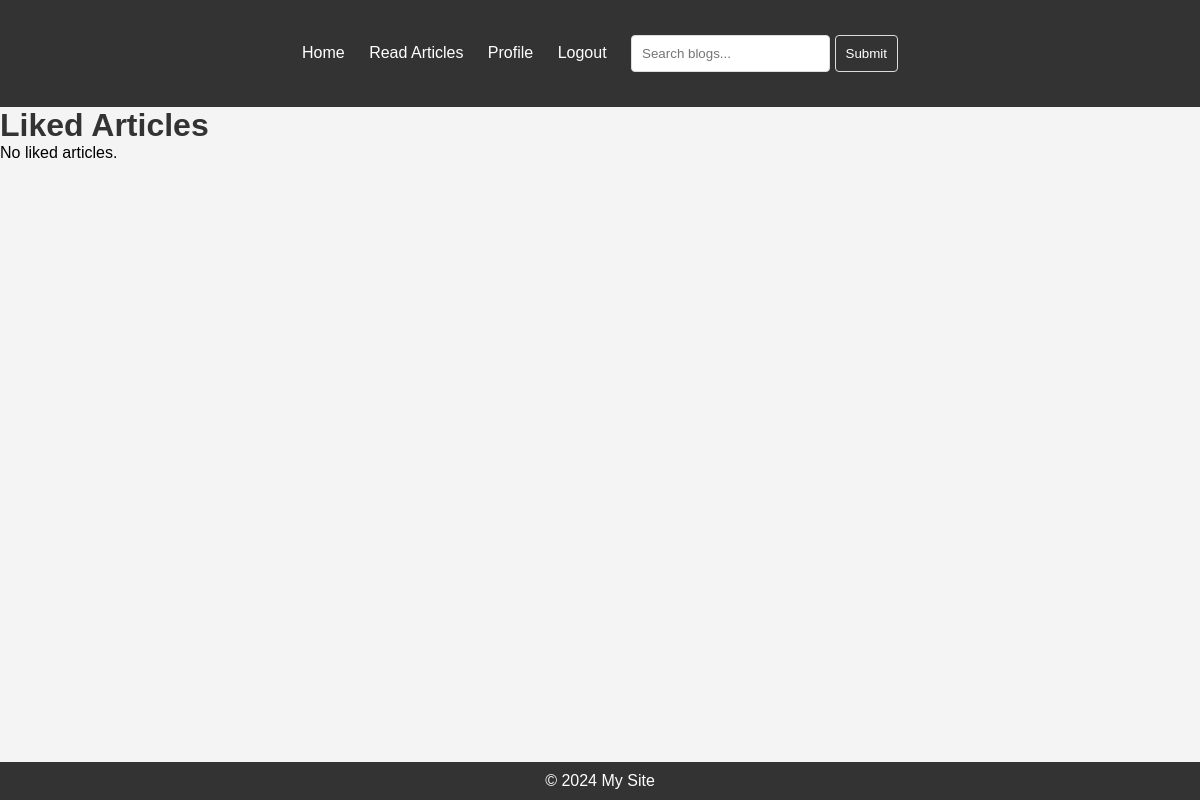
The app's page /blogs/liked-articles/ (signed in), older data.
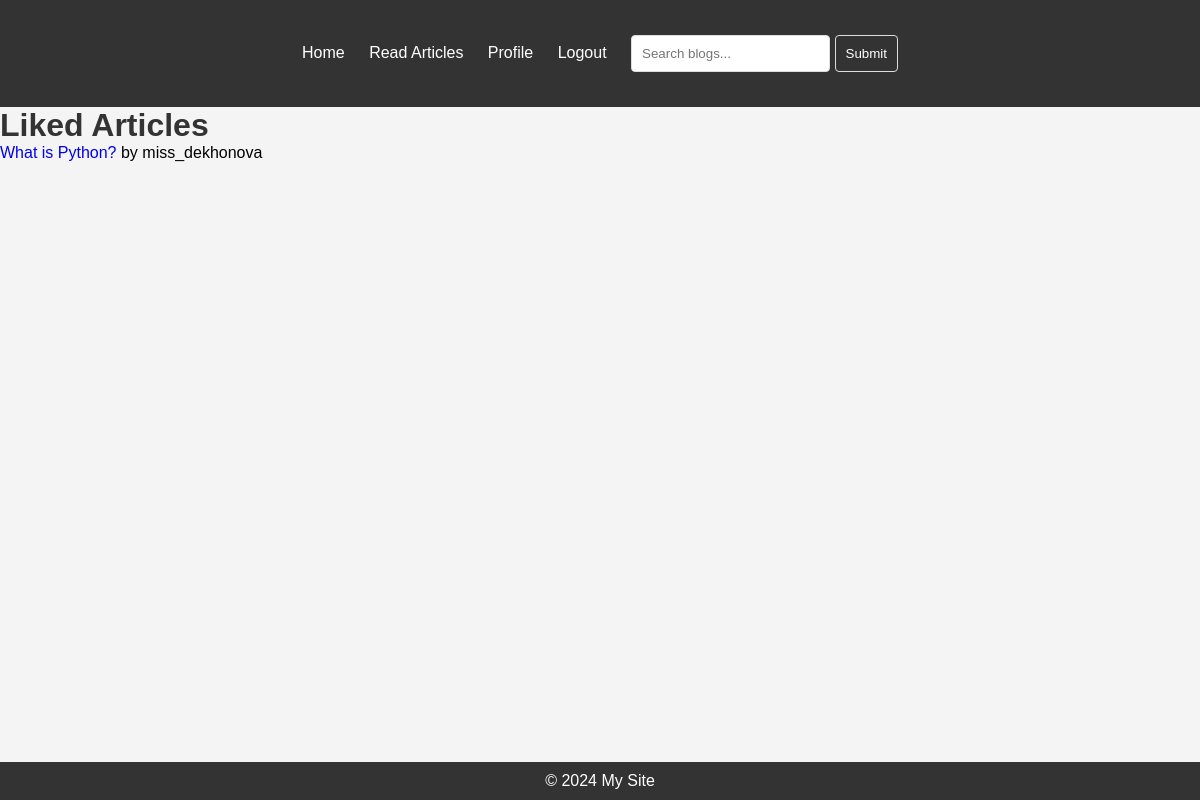
The same page, newer data.
### blogs/models.py (models this page shows, shortened)
class Articles(models.Model):
    title = models.CharField(max_length=256, blank=True, null=True)
    author = models.ForeignKey(settings.AUTH_USER_MODEL, on_delete=models.CASCADE)
    category = models.ForeignKey(Category, on_delete=models.CASCADE)
    text = models.TextField(blank=True, null=True)
    star_given = models.IntegerField(
        default=0,
        validators=[
            MinValueValidator(0),
            MaxValueValidator(5)
        ]
    )
    image = models.ImageField(upload_to='article_images/', blank=True, null=True,
                              default='default_images/not_available.png')
    created_at = models.DateTimeField(auto_now_add=True)
    updated_at = models.DateTimeField(auto_now=True)
    class Meta:
        db_table = 'articles'

### users/models.py (models this page shows, shortened)
class CustomUser(AbstractUser):
    image = models.ImageField(upload_to='users_images/', blank=True, null=True, default='default_images/user_image.png')
    groups = models.ManyToManyField(
        Group,
        related_name='custom_user_set',
        blank=True,
        help_text=(
            'The groups this user belongs to. A user will get all permissions '
            'granted to each of their groups.'
        ),
        related_query_name='custom_user',
    )
    user_permissions = models.ManyToManyField(
        Permission,
        related_name='custom_user_set',
        blank=True,
        help_text='Specific permissions for this user.',
        related_query_name='custom_user',
    )
    class Meta:
        db_table = 'customuser'

### blogs/views.py (the view)
# urls.py: path('liked-articles/', LikedArticlesView.as_view(), name='liked-articles'),
class LikedArticlesView(View):
    def get(self, request):
        interactions = UserArticleInteraction.objects.filter(user=request.user, liked=True)
        articles = [interaction.article for interaction in interactions]
        return render(request, 'blogs/liked_articles.html', {'articles': articles})

### templates/blogs/liked_articles.html (shortened to what this page needs)
{% extends 'base.html' %}
{% block content %}
    <h1>Liked Articles</h1>
    {% if articles %}
    <ul>
        {% for article in articles %}
            <li>
                <a href="{% url 'blogs:articles-detail' pk=article.pk%}">{{ article.title }}</a>
                by {{ article.author.username }}
            </li>
        {% endfor %}
    </ul>
    {% else %}
        <p>No liked articles.</p>
    {% endif %}
{% endblock %}

Row changes from the older to the newer data that the page shows:
now on this page (row edited): Articles: title "What is Python?", author.username "miss_dekhonova"
Text that changed along with them:
text no longer shown: "No liked articles."
